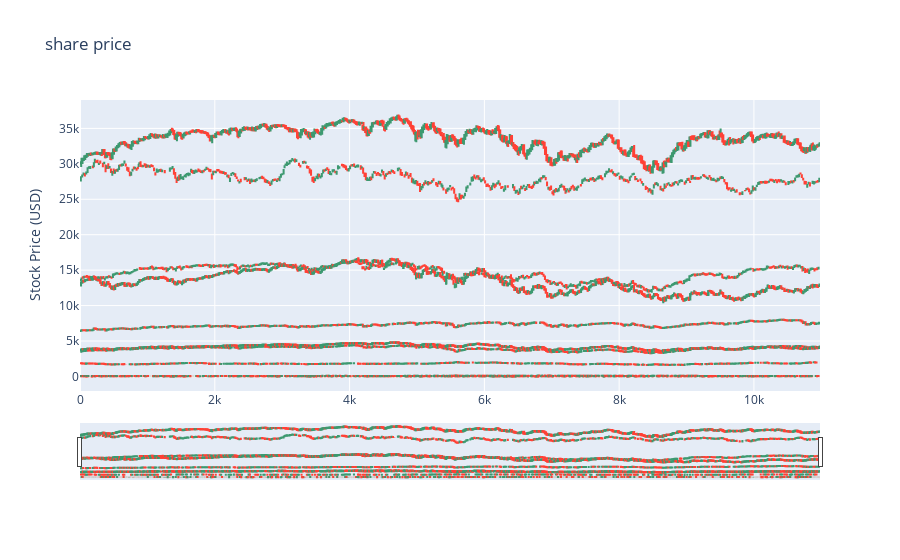

The code cell stored with this chart in its notebook:
### Code cell
import plotly.graph_objs as go
import yfinance as yf
choice = input("Write a stock symbol: ")
choice = choice.upper()
fig = go.Figure()
fig.add_trace(go.Candlestick(x=df_concat_indices.index,open = df_concat_indices["Open"], high=df_concat_indices["High"], low=df_concat_indices["Low"], close=df_concat_indices["Close"], name = "market data"))
fig.update_layout(title = choice + " share price", yaxis_title = "Stock Price (USD)")
fig.update_xaxes(
rangeslider_visible=True,
rangeselector=dict(
buttons=list([
])
)
)
fig.show()

### Figure 1 — Plotly figure (JSON) as saved in the notebook; plotly's stock layout.template omitted (floating-point values rounded to 4 significant figures; data arrays with more than 128 entries replaced by an {"elided": "..."} marker saying what was removed)
{"data": [{"close": {"elided": "10981 float values"}, "high": {"elided": "10981 float values"}, "low": {"elided": "10981 float values"}, "name": "market data", "open": {"elided": "10981 float values"}, "type": "candlestick", "x": {"elided": "10981 int values"}}], "layout": {"title": {"text": " share price"}, "xaxis": {"rangeslider": {"visible": true}}, "yaxis": {"title": {"text": "Stock Price (USD)"}}}}
